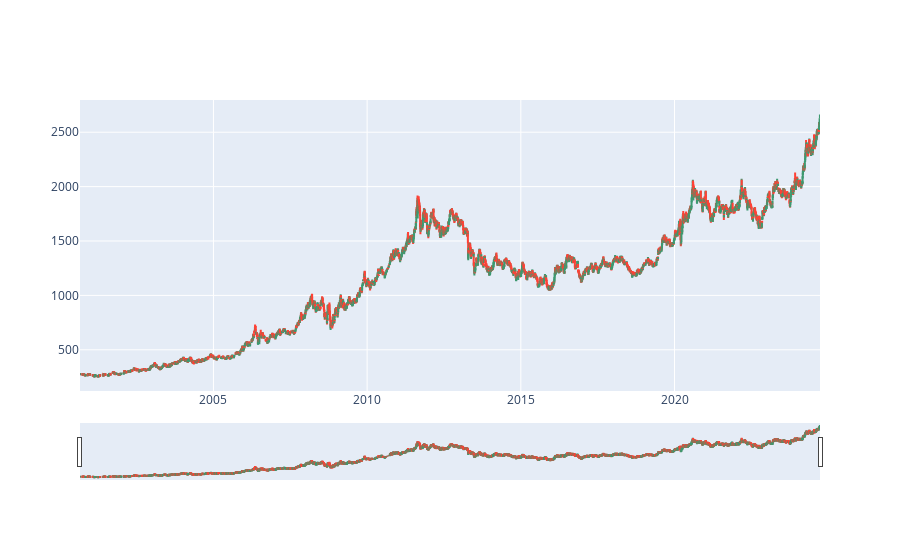

Notebook cell for this chart:
### Code cell
fig = go.Figure(
    data=[
        go.Candlestick(
            x=data.index,
            open=data["open"],
            high=data["high"],
            low=data["low"],
            close=data["adj close"],
        )
    ]
)

fig.update_layout(xaxis_rangeslider_visible=True)
fig.show()

### Figure 1 — Plotly figure (JSON) as saved in the notebook; plotly's stock layout.template omitted (floating-point values rounded to 4 significant figures; data arrays with more than 128 entries replaced by an {"elided": "..."} marker saying what was removed)
{"data": [{"close": {"elided": "6038 float values"}, "high": {"elided": "6038 float values"}, "low": {"elided": "6038 float values"}, "open": {"elided": "6038 float values"}, "type": "candlestick", "x": {"elided": "6038 str values"}}], "layout": {"xaxis": {"rangeslider": {"visible": true}}}}
